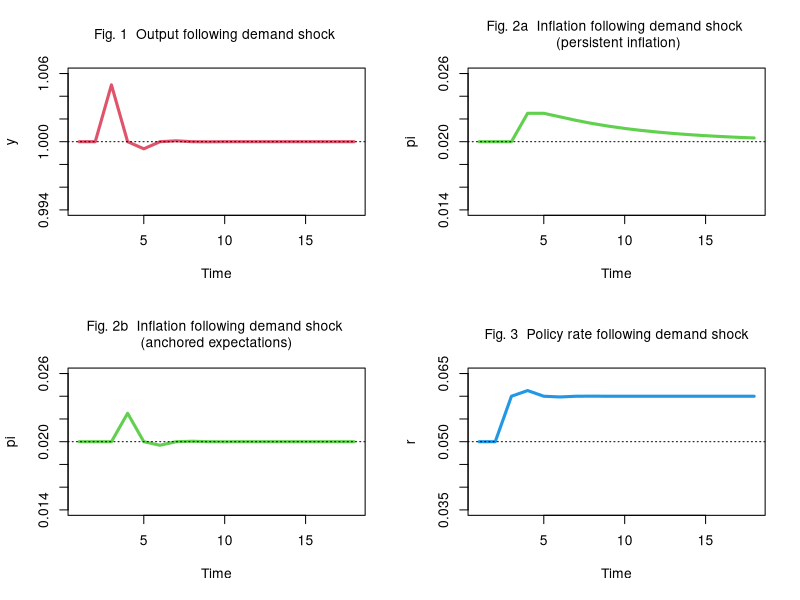
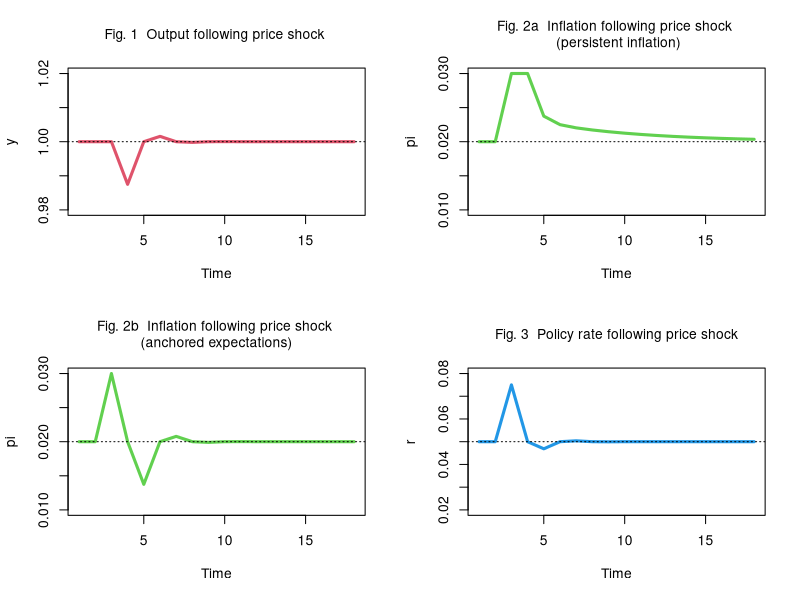
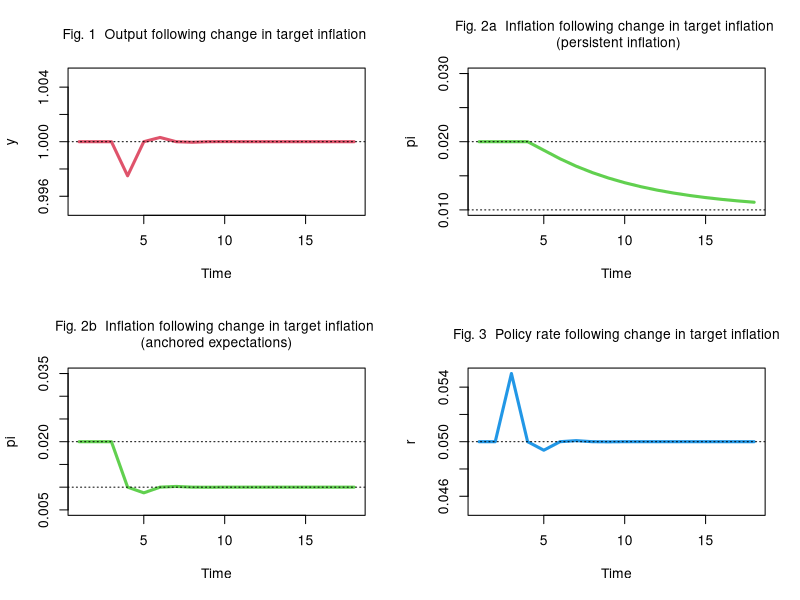

Source code (R) for these figures, in order:
#A simple 3-equation model

#Made by mvp, 24/11/2021

# Clear Environment
rm(list=ls(all=TRUE))

# Clear Plots
#if(!is.null(dev.list())) dev.off()

# Clear Console
cat("\014")

#Number of periods
nPeriods = 100

#Number of scenarios
nScenarios=7 

#Set coefficient values
a1 = 0.5
a2 = 0.5
a3 = 0.5

#Create shock components (including autonomous consumption)
a0=matrix(data=0.025,nrow=nScenarios,ncol=nPeriods)
pi0=matrix(data=0,nrow=nScenarios,ncol=nPeriods)
r0=matrix(data=0,nrow=nScenarios,ncol=nPeriods)

#Create variables
yn=matrix(data=1,nrow=nScenarios,ncol=nPeriods)
pit=matrix(data=0.02,nrow=nScenarios,ncol=nPeriods)
rn=matrix(data=a0/a1,nrow=nScenarios,ncol=nPeriods)
y=matrix(data=yn,nrow=nScenarios,ncol=nPeriods)
pi=matrix(data=pit,nrow=nScenarios,ncol=nPeriods)
pis=matrix(data=pit,nrow=nScenarios,ncol=nPeriods)
r=matrix(data=rn,nrow=nScenarios,ncol=nPeriods)


#Create and solve model

#Choose scenario
for (j in 1:nScenarios){
  
  #Define time loop
  for (i in 2:nPeriods){
    
    #Define iterations
    for (iterations in 1:100){
      
      #Demand shock (permanent)
      if (i>=10 && j==2){
        a0[j,i]=0.03}  
      
      #Inflation shock (temporary, meaning permanent increase in price level)
      if (i==10 && j==3){
        pi0[j,i]=0.010}
      
      #Target inflation change 
      if (i>=10 && j==4){
        pit[j,i]=0.01}
      
      #Demand shock (permanent) --- non-anchored expectations
      if (i>=10 && j==5){
        a0[j,i]=0.03}  
      
      #Inflation shock (temporary, meaning permanent increase in price level) --- non-anchored expectations
      if (i==10 && j==6){
        pi0[j,i]=0.010}
      
      #Target inflation change --- non-anchored expectations
      if (i>=10 && j==7){
        pit[j,i]=0.01}
      
      #3-equation model
      y[j,i] = yn[j,i] - a1*r[j,i-1] + a0[j,i]                        #Output level  
      
      if (j<=4)                                                       #Inflation rate
      {pi[j,i] = pit[j,i-1] + a2*(y[j,i-1] - yn[j,i-1]) + pi0[j,i]}   # - Anchored expectations
      else
      {pi[j,i] = pi[j,i-1] + a2*(y[j,i-1] - yn[j,i-1]) + pi0[j,i]}    # - Non-anchored expectations
      
      r[j,i] = rn[j,i] + a3*(pi[j,i] - pit[j,i]) + r0[j,i]            #Policy rate (Taylor rule)
      
      #Other equations
      rn[j,i] = pi0[j,i]/a2 + a0[j,i]/a1                              #Equilibrium rate of interest (depending on a0). Note: pi0[j,i]/a2 allows considering inflation shocks
      
    }
  }
}


#Chart A: SHOCK TO DEMAND

#Layout for plots
layout(matrix(c(1,2,3,4), 2, 2, byrow = TRUE))

#Plot figure 1
plot(y[2,8:25],type="l",col=2,lwd=3,lty=1,font.main=1,cex.main=1,main="Fig. 1  Output following demand shock ",ylab = 'y',xlab = 'Time',ylim=range(0.994,1.006))
abline(h=1,lty=3)

#Plot figure 2a
plot(pi[5,8:25],type="l",col=3,lwd=3,lty=1,font.main=1,cex.main=1,main="Fig. 2a  Inflation following demand shock \n (persistent inflation)",ylab = 'pi',xlab = 'Time',ylim=range(0.014,0.026))
abline(h=0.02,lty=3)

#Plot figure 2b
plot(pi[2,8:25],type="l",col=3,lwd=3,lty=1,font.main=1,cex.main=1,main="Fig. 2b  Inflation following demand shock \n (anchored expectations) ",ylab = 'pi',xlab = 'Time',ylim=range(0.014,0.026))
abline(h=0.02,lty=3)

#Plot figure 3
plot(r[2,8:25],type="l",col=4,lwd=3,lty=1,font.main=1,cex.main=1,main="Fig. 3  Policy rate following demand shock",ylab = 'r',xlab = 'Time',ylim=range(0.035,0.065))
abline(h=0.05,lty=3)

#Chart B: (TEMPORARY) SHOCK TO INFLATION

#Layout for plots
layout(matrix(c(1,2,3,4), 2, 2, byrow = TRUE))

#Plot figure 1
plot(y[3,8:25],type="l",col=2,lwd=3,lty=1,font.main=1,cex.main=1,main="Fig. 1  Output following price shock ",ylab = 'y',xlab = 'Time',ylim=range(0.98,1.02))
abline(h=1,lty=3)

#Plot figure 2a
plot(pi[6,8:25],type="l",col=3,lwd=3,lty=1,font.main=1,cex.main=1,main="Fig. 2a  Inflation following price shock \n (persistent inflation)",ylab = 'pi',xlab = 'Time',ylim=range(0.01,0.03))
abline(h=0.02,lty=3)

#Plot figure 2b
plot(pi[3,8:25],type="l",col=3,lwd=3,lty=1,font.main=1,cex.main=1,main="Fig. 2b  Inflation following price shock \n (anchored expectations) ",ylab = 'pi',xlab = 'Time',ylim=range(0.01,0.03))
abline(h=0.02,lty=3)

#Plot figure 3
plot(r[3,8:25],type="l",col=4,lwd=3,lty=1,font.main=1,cex.main=1,main="Fig. 3  Policy rate following price shock",ylab = 'r',xlab = 'Time',ylim=range(0.02,0.08))
abline(h=0.05,lty=3)

#Chart C: SHOCK TO POLICY RATE

#Layout for plots
layout(matrix(c(1,2,3,4), 2, 2, byrow = TRUE))

#Plot figure 1
plot(y[4,8:25],type="l",col=2,lwd=3,lty=1,font.main=1,cex.main=1,main="Fig. 1  Output following change in target inflation ",ylab = 'y',xlab = 'Time',ylim=range(0.995,1.005))
abline(h=1,lty=3)

#Plot figure 2a
plot(pi[7,8:25],type="l",col=3,lwd=3,lty=1,font.main=1,cex.main=1,main="Fig. 2a  Inflation following change in target inflation \n (persistent inflation)",ylab = 'pi',xlab = 'Time',ylim=range(0.01,0.03))
abline(h=0.02,lty=3)
abline(h=0.01,lty=3)

#Plot figure 2b
plot(pi[4,8:25],type="l",col=3,lwd=3,lty=1,font.main=1,cex.main=1,main="Fig. 2b  Inflation following change in target inflation \n (anchored expectations) ",ylab = 'pi',xlab = 'Time',ylim=range(0.005,0.035))
abline(h=0.02,lty=3)
abline(h=0.01,lty=3)

#Plot figure 3
plot(r[4,8:25],type="l",col=4,lwd=3,lty=1,font.main=1,cex.main=1,main="Fig. 3  Policy rate following change in target inflation",ylab = 'r',xlab = 'Time',ylim=range(0.045,0.055))
abline(h=0.05,lty=3)
